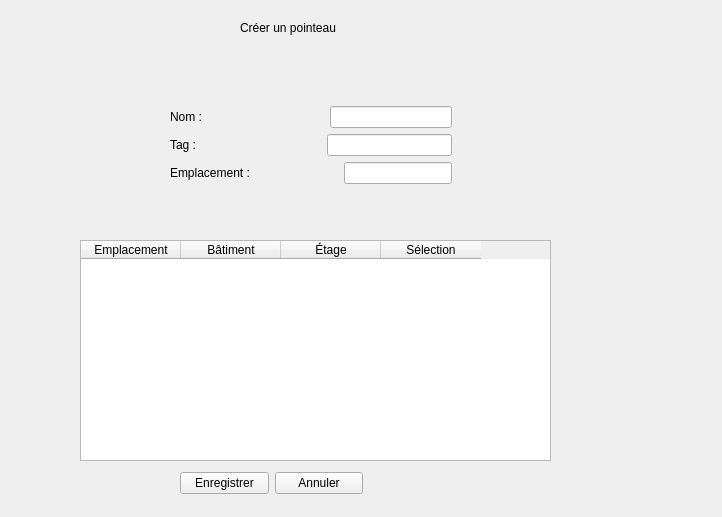
<?xml version="1.0" encoding="UTF-8"?>
<ui version="4.0">
 <class>CreationPointeau</class>
 <widget class="QWidget" name="CreationPointeau">
  <property name="geometry">
   <rect>
    <x>0</x>
    <y>0</y>
    <width>722</width>
    <height>517</height>
   </rect>
  </property>
  <property name="windowTitle">
   <string>Form</string>
  </property>
  <widget class="QWidget" name="layoutWidget">
   <property name="geometry">
    <rect>
     <x>180</x>
     <y>470</y>
     <width>183</width>
     <height>26</height>
    </rect>
   </property>
   <layout class="QHBoxLayout" name="horizontalLayout_7">
    <item>
     <widget class="QPushButton" name="pushButtonEnregistrer">
      <property name="text">
       <string>Enregistrer</string>
      </property>
      <property name="icon">
       <iconset resource="Images.qrc">
        <normaloff>:/img/images/saveIcon.png</normaloff>:/img/images/saveIcon.png</iconset>
      </property>
     </widget>
    </item>
    <item>
     <widget class="QPushButton" name="pushButtonAnnuler">
      <property name="text">
       <string>Annuler</string>
      </property>
      <property name="icon">
       <iconset resource="Images.qrc">
        <normaloff>:/img/images/supprIcon.png</normaloff>:/img/images/supprIcon.png</iconset>
      </property>
     </widget>
    </item>
   </layout>
  </widget>
  <widget class="QLabel" name="label">
   <property name="geometry">
    <rect>
     <x>240</x>
     <y>20</y>
     <width>111</width>
     <height>16</height>
    </rect>
   </property>
   <property name="text">
    <string>Créer un pointeau</string>
   </property>
  </widget>
  <widget class="QWidget" name="layoutWidget_2">
   <property name="geometry">
    <rect>
     <x>170</x>
     <y>70</y>
     <width>282</width>
     <height>151</height>
    </rect>
   </property>
   <layout class="QVBoxLayout" name="verticalLayout_2">
    <item>
     <layout class="QVBoxLayout" name="verticalLayout">
      <item>
       <layout class="QHBoxLayout" name="horizontalLayout_6">
        <item>
         <widget class="QLabel" name="label_2">
          <property name="text">
           <string>Nom :</string>
          </property>
         </widget>
        </item>
        <item>
         <spacer name="horizontalSpacer">
          <property name="orientation">
           <enum>Qt::Horizontal</enum>
          </property>
          <property name="sizeHint" stdset="0">
           <size>
            <width>40</width>
            <height>20</height>
           </size>
          </property>
         </spacer>
        </item>
        <item>
         <widget class="QLineEdit" name="lineEdit"/>
        </item>
       </layout>
      </item>
      <item>
       <layout class="QHBoxLayout" name="horizontalLayout_5">
        <item>
         <widget class="QLabel" name="label_3">
          <property name="text">
           <string>Tag :</string>
          </property>
         </widget>
        </item>
        <item>
         <spacer name="horizontalSpacer_2">
          <property name="orientation">
           <enum>Qt::Horizontal</enum>
          </property>
          <property name="sizeHint" stdset="0">
           <size>
            <width>40</width>
            <height>20</height>
           </size>
          </property>
         </spacer>
        </item>
        <item>
         <widget class="QLineEdit" name="lineEdit_2"/>
        </item>
       </layout>
      </item>
      <item>
       <layout class="QHBoxLayout" name="horizontalLayout_4">
        <item>
         <widget class="QLabel" name="label_4">
          <property name="text">
           <string>Emplacement :</string>
          </property>
         </widget>
        </item>
        <item>
         <spacer name="horizontalSpacer_3">
          <property name="orientation">
           <enum>Qt::Horizontal</enum>
          </property>
          <property name="sizeHint" stdset="0">
           <size>
            <width>40</width>
            <height>20</height>
           </size>
          </property>
         </spacer>
        </item>
        <item>
         <widget class="QLineEdit" name="lineEdit_7"/>
        </item>
       </layout>
      </item>
     </layout>
    </item>
   </layout>
  </widget>
  <widget class="QTableWidget" name="tableWidgetLieux">
   <property name="geometry">
    <rect>
     <x>80</x>
     <y>240</y>
     <width>471</width>
     <height>221</height>
    </rect>
   </property>
   <column>
    <property name="text">
     <string>Emplacement</string>
    </property>
   </column>
   <column>
    <property name="text">
     <string>Bâtiment</string>
    </property>
   </column>
   <column>
    <property name="text">
     <string>Étage</string>
    </property>
   </column>
   <column>
    <property name="text">
     <string>Sélection</string>
    </property>
   </column>
  </widget>
 </widget>
 <resources>
  <include location="Images.qrc"/>
 </resources>
 <connections/>
</ui>
